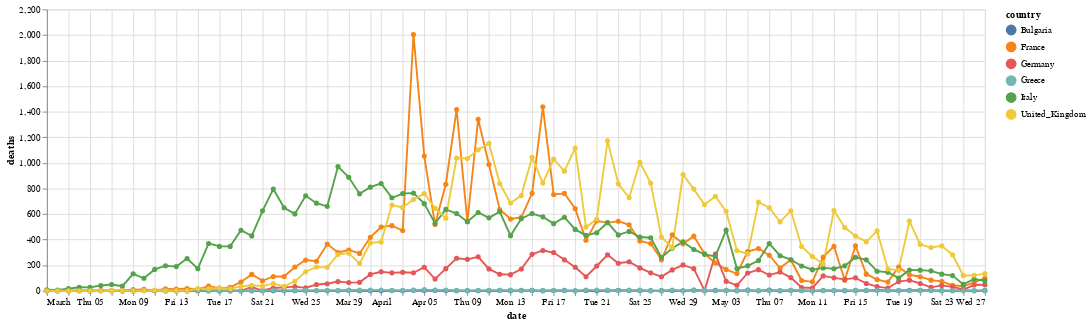

Notebook code cell kept with this figure:
### Code cell
country_plot('deaths')

### Figure 1 — Vega-Lite specification as saved in the notebook (floating-point values rounded to 4 significant figures; data arrays with more than 128 entries replaced by an {"elided": "..."} marker saying what was removed)
{"config": {"view": {"continuousWidth": 400, "continuousHeight": 300}}, "data": {"name": "data-3021ab256400e21135f05f79d77a1890"}, "mark": {"type": "line", "point": true}, "encoding": {"color": {"type": "nominal", "field": "country"}, "tooltip": [{"type": "nominal", "field": "country"}, {"type": "temporal", "field": "date"}, {"type": "quantitative", "field": "cases_cum"}, {"type": "quantitative", "field": "deaths_cum"}, {"type": "quantitative", "field": "deaths"}, {"type": "quantitative", "field": "cases"}], "x": {"type": "temporal", "field": "date"}, "y": {"type": "quantitative", "field": "deaths"}}, "height": 300, "width": 1000, "$schema": "https://vega.github.io/schema/vega-lite/v4.0.2.json", "datasets": {"data-3021ab256400e21135f05f79d77a1890": {"elided": "517 records"}}}
